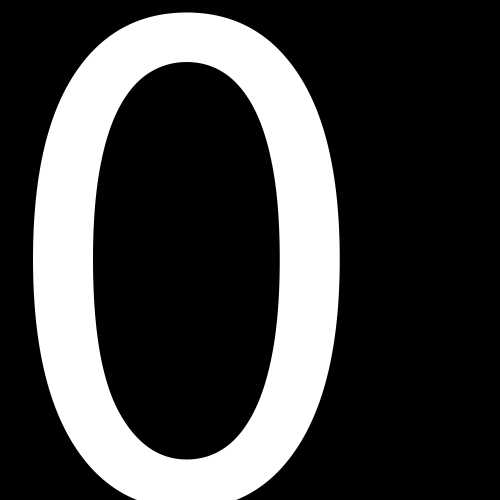
Frame 1 (no input)
Frame 60 (the mouse pressed at the canvas centre just before this capture): identical to frame 1, image omitted
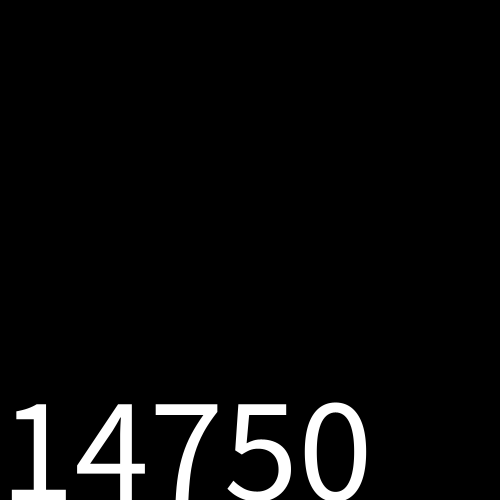
Frame 120 (the mouse held since frame 60 and released just before this capture)

The Processing sketch that drew these frames (run headless with seeded random() and noise(); from frame 60 on, the mouse is pressed at the canvas centre):

// Processing sketch: Graphical_number_count
// ── Graphical_number_count.pde
int number = 0;

 

void setup()

{

  size(500, 500);

}

 

void draw()

{

 background(0);

 

 int copy = number;

 int digits = 0;

 if (number == 0)

 {

  digits = 1;

 } else {

  while (copy > 0)

  {

   copy /= 10;

   digits++;

  }

 }

 

 textSize(1.5*width/digits);

 text(number, 0, height);

 number+=mouseX;

}
